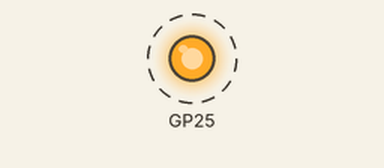
Recording of a sketch running on a simulated Raspberry Pi Pico. Shown: output pins drawn as LEDs (lit = HIGH). Dashed ring = blinking.

Above: at 0.12 s.
Timing chart, 0 to 3.0 s (numbered marks = the images above):
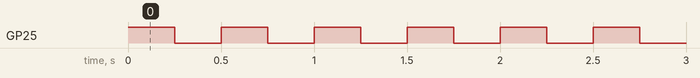

The sketch:

pico-blink.ino
```cpp
#include "pico/stdlib.h"

int main() {
#ifndef PICO_DEFAULT_LED_PIN
#warning blink example requires a board with a regular LED
#else
    const uint LED_PIN = PICO_DEFAULT_LED_PIN;
    gpio_init(LED_PIN);
    gpio_set_dir(LED_PIN, GPIO_OUT);
    while (true) {
        gpio_put(LED_PIN, 1);
        sleep_ms(250);
        gpio_put(LED_PIN, 0);
        sleep_ms(250);
    }
#endif
}
```

Measured:
- by itself, GP25: alternates HIGH for 0.25 s and LOW for 0.25 s
